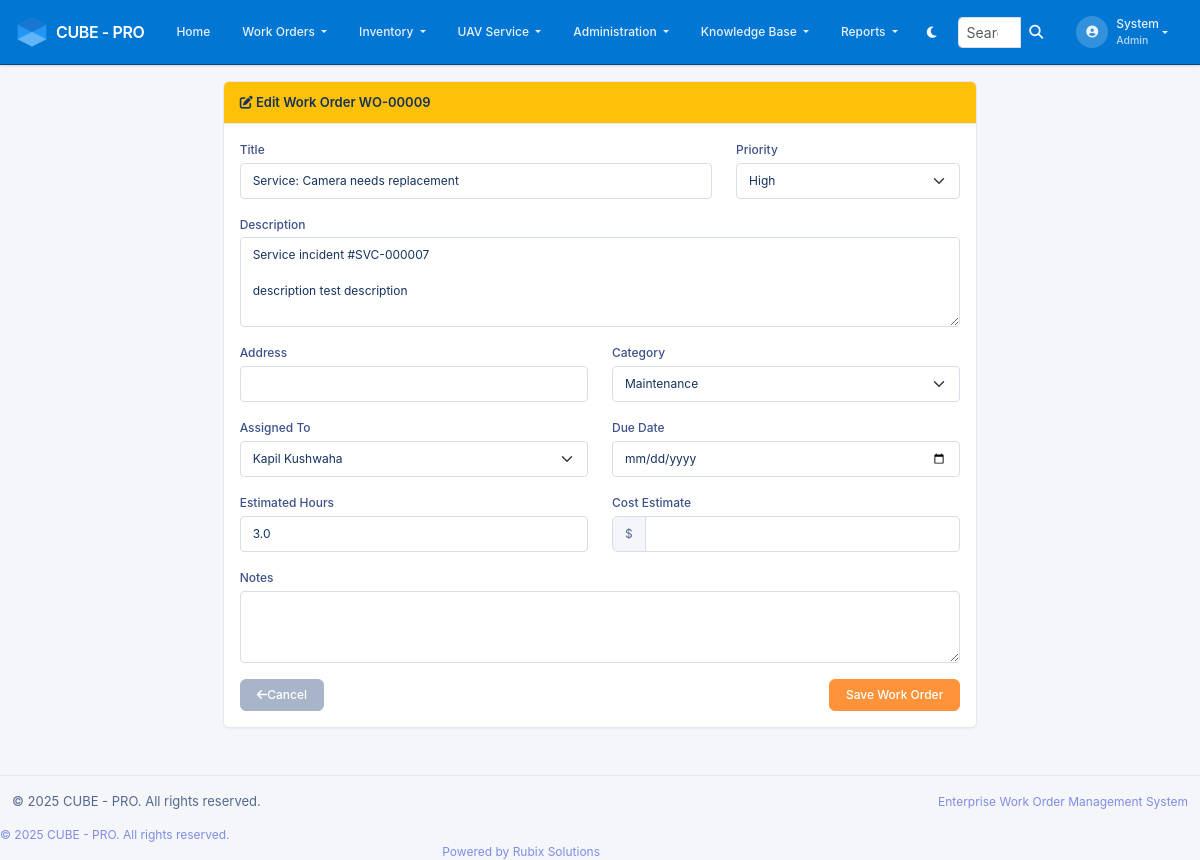
The page /workorders/9/edit (signed in) on the database its author committed.
### app/models.py (models this page shows, shortened)
class User(UserMixin, db.Model):
    __tablename__ = 'users'
    id = db.Column(db.Integer, primary_key=True)
    username = db.Column(db.String(64), unique=True, nullable=False, index=True)
    email = db.Column(db.String(120), unique=True, nullable=False, index=True)
    password_hash = db.Column(db.String(255), nullable=False)
    first_name = db.Column(db.String(64), nullable=False)
    last_name = db.Column(db.String(64), nullable=False)
    phone = db.Column(db.String(20))
    is_active = db.Column(db.Boolean, default=True)
    created_at = db.Column(db.DateTime, default=lambda: datetime.now(timezone.utc))
    last_login = db.Column(db.DateTime)
    role_id = db.Column(db.Integer, db.ForeignKey('roles.id'))
    created_workorders = db.relationship('WorkOrder', foreign_keys='WorkOrder.created_by_id',
                                       backref='creator', lazy='dynamic')
    assigned_workorders = db.relationship('WorkOrder', foreign_keys='WorkOrder.assigned_to_id',
                                        backref='assignee', lazy='dynamic')
    activities = db.relationship('WorkOrderActivity', backref='user', lazy='dynamic')
    @property
    def full_name(self):
        return f"{self.first_name} {self.last_name}"
    def has_role(self, role_name):
        return self.role and self.role.name == role_name
    def can_edit_workorder(self, workorder):
        if self.has_role('admin'):
            return True
        if self.has_role('manager'):
            return True
        if workorder.assigned_to_id == self.id:
            return True
        return False

class Role(db.Model):
    __tablename__ = 'roles'
    id = db.Column(db.Integer, primary_key=True)
    name = db.Column(db.String(64), unique=True, nullable=False)
    description = db.Column(db.String(255))
    created_at = db.Column(db.DateTime, default=lambda: datetime.now(timezone.utc))
    users = db.relationship('User', backref='role', lazy='dynamic')

class WorkOrder(db.Model):
    __tablename__ = 'workorders'
    id = db.Column(db.Integer, primary_key=True)
    title = db.Column(db.String(200), nullable=False)
    description = db.Column(db.Text, nullable=False)
    address = db.Column(db.String(200))
    product_name = db.Column(db.String(200))
    owner_name = db.Column(db.String(200))
    estimated_hours = db.Column(db.Float)
    actual_hours = db.Column(db.Float, default=0.0)
    cost_estimate = db.Column(db.Numeric(10, 2))
    actual_cost = db.Column(db.Numeric(10, 2), default=0.0)
    due_date = db.Column(db.DateTime)
    completed_date = db.Column(db.DateTime)
    notes = db.Column(db.Text)
    created_at = db.Column(db.DateTime, default=lambda: datetime.now(timezone.utc))
    updated_at = db.Column(db.DateTime, default=lambda: datetime.now(timezone.utc),
                          onupdate=lambda: datetime.now(timezone.utc))
    created_by_id = db.Column(db.Integer, db.ForeignKey('users.id'), nullable=False)
    assigned_to_id = db.Column(db.Integer, db.ForeignKey('users.id'))
    assignment_group_id = db.Column(db.Integer, db.ForeignKey('assignment_groups.id'))  # New field
    priority_id = db.Column(db.Integer, db.ForeignKey('priorities.id'), nullable=False)
    status_id = db.Column(db.Integer, db.ForeignKey('workorder_statuses.id'), nullable=True)  # Updated to use workorder_statuses
    category_id = db.Column(db.Integer, db.ForeignKey('categories.id'))
    uav_service_incident_id = db.Column(db.Integer, db.ForeignKey('uav_service_incidents.id'))  # Link to incident
    activities = db.relationship('WorkOrderActivity', backref='workorder',
                               lazy='dynamic', cascade='all, delete-orphan')
    parts = db.relationship('WorkOrderPart', backref='workorder',
                          lazy='dynamic', cascade='all, delete-orphan')
    assignment_group = db.relationship('AssignmentGroup', backref='assigned_workorders')
    @property
    def work_order_number(self):
        return f"WO-{self.id:05d}"

### app/workorders/routes.py (the view, shortened to what this page needs)
@bp.route('/<int:id>/edit', methods=['GET', 'POST'])
@login_required
def edit_workorder(id):
    workorder = WorkOrder.query.get_or_404(id)
    if not current_user.can_edit_workorder(workorder):
        flash('You do not have permission to edit this work order.', 'error')
        return redirect(url_for('workorders.view_workorder', id=id))
    form = WorkOrderForm()
    form.category_id.choices = [(0, 'Select Category')] + [(c.id, c.name) for c in Category.query.all()]
    form.priority_id.choices = [(p.id, p.name) for p in Priority.query.order_by(Priority.level).all()]
    form.assigned_to_id.choices = [(0, 'Unassigned')] + [
        (u.id, u.full_name) for u in User.query.filter_by(is_active=True).all()
    ]
    form.title.data = workorder.title
    form.description.data = workorder.description
    form.address.data = workorder.address
    form.product_name.data = workorder.product_name
    form.owner_name.data = workorder.owner_name
    form.category_id.data = workorder.category_id or 0
    form.priority_id.data = workorder.priority_id
    form.assigned_to_id.data = workorder.assigned_to_id or 0
    form.estimated_hours.data = workorder.estimated_hours
    form.cost_estimate.data = workorder.cost_estimate
    form.due_date.data = workorder.due_date
    form.notes.data = workorder.notes
    return render_template('workorders/edit.html',
                         title=f'Edit Work Order #{workorder.id}',
                         form=form,
                         workorder=workorder)

### app/templates/workorders/edit.html (shortened to what this page needs)
{% extends "base.html" %}
{% block content %}
<div class="row">
    <div class="col-md-8 offset-md-2">
        <div class="card">
            <div class="card-header bg-warning text-dark">
                <h4 class="mb-0"><i class="fas fa-edit"></i> Edit Work Order {{ workorder.work_order_number }}</h4>
            </div>
            <div class="card-body">
                <form method="POST">
                    <div class="row">
                        <div class="col-md-8">
                            <div class="mb-3">
                                {{ form.title.label(class="form-label") }}
                                {{ form.title(class="form-control") }}
                            </div>
                        </div>
                        <div class="col-md-4">
                            <div class="mb-3">
                                {{ form.priority_id.label(class="form-label") }}
                                {{ form.priority_id(class="form-select") }}
                            </div>
                        </div>
                    </div>
                    <div class="mb-3">
                        {{ form.description.label(class="form-label") }}
                        {{ form.description(class="form-control", rows="4") }}
                    </div>
                    <div class="row">
                        <div class="col-md-6">
                            <div class="mb-3">
                                {{ form.address.label(class="form-label") }}
                                {{ form.address(class="form-control") }}
                            </div>
                        </div>
                        <div class="col-md-6">
                            <div class="mb-3">
                                {{ form.category_id.label(class="form-label") }}
                                {{ form.category_id(class="form-select") }}
                            </div>
                        </div>
                    </div>
                    <div class="row">
                        <div class="col-md-6">
                            <div class="mb-3">
                                {{ form.assigned_to_id.label(class="form-label") }}
                                {{ form.assigned_to_id(class="form-select") }}
                            </div>
                        </div>
                        <div class="col-md-6">
                            <div class="mb-3">
                                {{ form.due_date.label(class="form-label") }}
                                {{ form.due_date(class="form-control") }}
                            </div>
                        </div>
                    </div>
                    <div class="row">
                        <div class="col-md-6">
                            <div class="mb-3">
                                {{ form.estimated_hours.label(class="form-label") }}
                                {{ form.estimated_hours(class="form-control") }}
                            </div>
                        </div>
                        <div class="col-md-6">
                            <div class="mb-3">
                                {{ form.cost_estimate.label(class="form-label") }}
                                <div class="input-group">
                                    <span class="input-group-text">$</span>
                                    {{ form.cost_estimate(class="form-control") }}
                                </div>
                            </div>
                        </div>
                    </div>
                    <div class="mb-3">
                        {{ form.notes.label(class="form-label") }}
                        {{ form.notes(class="form-control", rows="3") }}
                    </div>
                    <div class="d-flex justify-content-between">
                        <a href="{{ url_for('workorders.view_workorder', id=workorder.id) }}" class="btn btn-secondary">
                            <i class="fas fa-arrow-left"></i> Cancel
                        </a>
                        {{ form.submit(class="btn btn-warning") }}
                    </div>
                </form>
            </div>
        </div>
    </div>
</div>
{% endblock %}

### app/templates/base.html (shortened to what this page needs)
<!DOCTYPE html>
<html lang="en" data-bs-theme="light">
<head>
    <link href="https://cdn.jsdelivr.net/npm/bootstrap@5.3.2/dist/css/bootstrap.min.css" rel="stylesheet">
    <link href="https://cdnjs.cloudflare.com/ajax/libs/font-awesome/6.4.0/css/all.min.css" rel="stylesheet">
    <link href="{{ url_for('static', filename='css/style.css') }}" rel="stylesheet">
</head>
<body>
    {% if current_user.is_authenticated %}
    <nav class="navbar navbar-expand-lg navbar-dark">
        <div class="container-fluid px-3">
            <a class="navbar-brand fw-semibold d-flex align-items-center" href="{{ url_for('main.dashboard') }}">
                <img src="{{ url_for('static', filename='img/cube.svg') }}" alt="Cube Logo" style="height:32px;width:32px;object-fit:contain;" class="me-2">
                CUBE - PRO
            </a>
            <div class="collapse navbar-collapse" id="navbarNav">
                <ul class="navbar-nav me-auto">
                    <li class="nav-item">
                        <a class="nav-link px-2" href="{{ url_for('main.dashboard') }}">
                            Home
                        </a>
                    </li>
                    <li class="nav-item dropdown">
                        <a class="nav-link dropdown-toggle px-2" href="#" id="workordersDropdown" role="button" data-bs-toggle="dropdown">
                            Work Orders
                        </a>
                    </li>
                    {% if current_user.role and (current_user.role.name == 'admin' or current_user.role.name == 'manager') %}
                    <li class="nav-item dropdown">
                        <a class="nav-link dropdown-toggle px-2" href="#" id="inventoryDropdown" role="button" data-bs-toggle="dropdown">
                            Inventory
                        </a>
                    </li>
                    <li class="nav-item dropdown">
                        <a class="nav-link dropdown-toggle px-2" href="#" id="uavServiceDropdown" role="button" data-bs-toggle="dropdown">
                            UAV Service
                        </a>
                    </li>
                    <li class="nav-item dropdown">
                        <a class="nav-link dropdown-toggle px-2" href="#" id="adminDropdown" role="button" data-bs-toggle="dropdown">
                            Administration
                        </a>
                    </li>
                    <li class="nav-item dropdown">
                        <a class="nav-link dropdown-toggle px-2" href="#" id="knowledgeDropdown" role="button" data-bs-toggle="dropdown">
                            Knowledge Base
                        </a>
                    </li>
                    <li class="nav-item dropdown">
                        <a class="nav-link dropdown-toggle px-2" href="#" id="reportsDropdown" role="button" data-bs-toggle="dropdown">
                            Reports
                        </a>
                    </li>
                    {% endif %}
                </ul>
                <button class="btn btn-outline-light btn-sm me-2" id="themeToggle">
                    <i class="fas fa-moon"></i>
                </button>
                <form class="d-flex me-2" method="GET" action="{{ url_for('main.search') }}">
                    <div class="input-group input-group-sm">
                        <input class="form-control" type="search" name="q" placeholder="Search..." aria-label="Search" style="max-width: 200px;">
                        <button class="btn btn-outline-light" type="submit">
                            <i class="fas fa-search"></i>
                        </button>
                    </div>
                </form>
                <ul class="navbar-nav">
                    <li class="nav-item dropdown">
                        <a class="nav-link dropdown-toggle d-flex align-items-center" href="#" id="navbarDropdown" role="button" data-bs-toggle="dropdown">
                            <div class="user-avatar me-2">
                                <i class="fas fa-user-circle"></i>
                            </div>
                            <div class="user-info d-none d-md-block">
                                <div class="fw-medium">{{ current_user.first_name }}</div>
                                <small class="text-light opacity-75">{{ current_user.role.name|title if current_user.role else 'User' }}</small>
                            </div>
                        </a>
                    </li>
                </ul>
            </div>
        </div>
    </nav>
    {% endif %}
    <main class="{% if current_user.is_authenticated %}main-content{% else %}auth-content{% endif %}">
        {% if current_user.is_authenticated %}
        <div class="container-fluid">
        {% endif %}
            {% block content %}{% endblock %}
        {% if current_user.is_authenticated %}
        </div>
        {% endif %}
    </main>
    {% if current_user.is_authenticated %}
    <footer class="footer mt-auto">
    <div class="{% if current_user.is_authenticated %}container-fluid{% else %}container d-flex align-items-center justify-content-center min-vh-100{% endif %}">
            <div class="row align-items-center">
                <div class="col-md-6">
                    <p class="mb-0">&copy; 2025 CUBE - PRO. All rights reserved.</p>
                </div>
                <div class="col-md-6 text-end">
                    <span class="text-muted">Enterprise Work Order Management System</span>
                </div>
            </div>
        </div>
    </footer>
    {% endif %}
                <div class="col-md-6">
                    <p class="mb-0 text-muted">
                        © 2025 CUBE - PRO. All rights reserved.
                    </p>
                </div>
                <div class="col-md-6 text-md-end">
                    <p class="mb-0 text-muted">
                        Powered by Rubix Solutions
                    </p>
                </div>
</body>
</html>

### rows shown on the page
User: first_name "System"
Role: role.name "Admin"
WorkOrder: work_order_number "WO-00009", title "Service: Camera needs replacement", priority_id "High", description "Service incident #SVC-000007 description test description", category_id "Maintenance", assigned_to_id "Kapil Kushwaha", estimated_hours "3.0"
